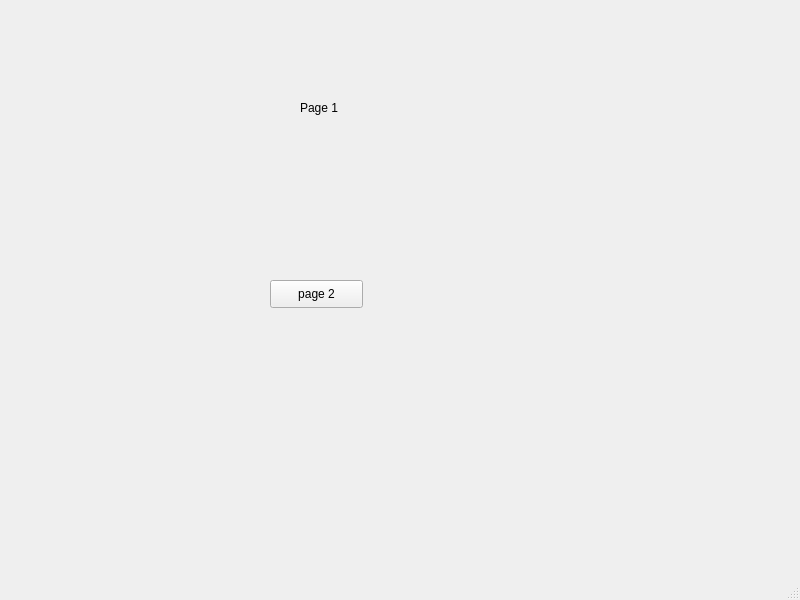
<?xml version="1.0" encoding="UTF-8"?>
<ui version="4.0">
 <class>MainWindow</class>
 <widget class="QMainWindow" name="MainWindow">
  <property name="geometry">
   <rect>
    <x>0</x>
    <y>0</y>
    <width>800</width>
    <height>600</height>
   </rect>
  </property>
  <property name="windowTitle">
   <string>MainWindow</string>
  </property>
  <widget class="QWidget" name="centralwidget">
   <widget class="QStackedWidget" name="stackedWidget">
    <property name="geometry">
     <rect>
      <x>120</x>
      <y>70</y>
      <width>401</width>
      <height>371</height>
     </rect>
    </property>
    <property name="currentIndex">
     <number>0</number>
    </property>
    <widget class="QWidget" name="page">
     <widget class="QLabel" name="label">
      <property name="geometry">
       <rect>
        <x>180</x>
        <y>30</y>
        <width>55</width>
        <height>16</height>
       </rect>
      </property>
      <property name="text">
       <string>Page 1</string>
      </property>
     </widget>
     <widget class="QPushButton" name="pushButton">
      <property name="geometry">
       <rect>
        <x>150</x>
        <y>210</y>
        <width>93</width>
        <height>28</height>
       </rect>
      </property>
      <property name="text">
       <string>page 2</string>
      </property>
     </widget>
    </widget>
    <widget class="QWidget" name="page_2">
     <widget class="QLabel" name="label_2">
      <property name="geometry">
       <rect>
        <x>180</x>
        <y>30</y>
        <width>55</width>
        <height>16</height>
       </rect>
      </property>
      <property name="text">
       <string>Page 2</string>
      </property>
     </widget>
     <widget class="QPushButton" name="pushButton_2">
      <property name="geometry">
       <rect>
        <x>40</x>
        <y>110</y>
        <width>93</width>
        <height>28</height>
       </rect>
      </property>
      <property name="text">
       <string>Page 1</string>
      </property>
     </widget>
     <widget class="QPushButton" name="pushButton_3">
      <property name="geometry">
       <rect>
        <x>210</x>
        <y>120</y>
        <width>93</width>
        <height>28</height>
       </rect>
      </property>
      <property name="text">
       <string>page 3</string>
      </property>
     </widget>
    </widget>
    <widget class="QWidget" name="page_3">
     <widget class="QPushButton" name="pushButton_4">
      <property name="geometry">
       <rect>
        <x>150</x>
        <y>150</y>
        <width>93</width>
        <height>28</height>
       </rect>
      </property>
      <property name="text">
       <string>page 2 &lt;&lt;</string>
      </property>
     </widget>
     <widget class="QLabel" name="label_3">
      <property name="geometry">
       <rect>
        <x>170</x>
        <y>30</y>
        <width>55</width>
        <height>16</height>
       </rect>
      </property>
      <property name="text">
       <string>page 3</string>
      </property>
     </widget>
    </widget>
   </widget>
  </widget>
  <widget class="QMenuBar" name="menubar">
   <property name="geometry">
    <rect>
     <x>0</x>
     <y>0</y>
     <width>800</width>
     <height>26</height>
    </rect>
   </property>
  </widget>
  <widget class="QStatusBar" name="statusbar"/>
 </widget>
 <resources/>
 <connections/>
</ui>
